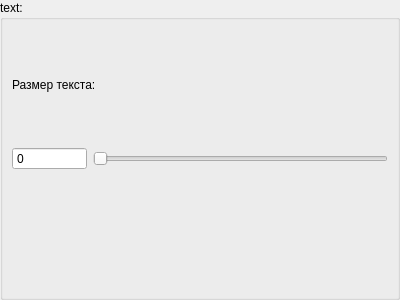
<?xml version="1.0" encoding="UTF-8"?>
<ui version="4.0">
 <class>SetText</class>
 <widget class="QWidget" name="SetText">
  <property name="geometry">
   <rect>
    <x>0</x>
    <y>0</y>
    <width>400</width>
    <height>300</height>
   </rect>
  </property>
  <property name="windowTitle">
   <string>Form</string>
  </property>
  <layout class="QVBoxLayout" name="verticalLayout">
   <property name="spacing">
    <number>0</number>
   </property>
   <property name="leftMargin">
    <number>0</number>
   </property>
   <property name="topMargin">
    <number>0</number>
   </property>
   <property name="rightMargin">
    <number>0</number>
   </property>
   <property name="bottomMargin">
    <number>0</number>
   </property>
   <item>
    <widget class="QGroupBox" name="groupBox">
     <property name="title">
      <string>text:</string>
     </property>
     <layout class="QGridLayout" name="gridLayout">
      <item row="1" column="0">
       <widget class="QSpinBox" name="textSize_spinbox">
        <property name="minimumSize">
         <size>
          <width>75</width>
          <height>0</height>
         </size>
        </property>
        <property name="readOnly">
         <bool>true</bool>
        </property>
        <property name="buttonSymbols">
         <enum>QAbstractSpinBox::NoButtons</enum>
        </property>
       </widget>
      </item>
      <item row="1" column="1">
       <widget class="QSlider" name="textSize_scroll">
        <property name="minimum">
         <number>1</number>
        </property>
        <property name="orientation">
         <enum>Qt::Horizontal</enum>
        </property>
       </widget>
      </item>
      <item row="0" column="0" colspan="2">
       <widget class="QLabel" name="label_size">
        <property name="text">
         <string>Размер текста:</string>
        </property>
       </widget>
      </item>
      <item row="3" column="0" colspan="2">
       <widget class="SetColorRGBA" name="textColor" native="true"/>
      </item>
     </layout>
    </widget>
   </item>
  </layout>
 </widget>
 <customwidgets>
  <customwidget>
   <class>SetColorRGBA</class>
   <extends>QWidget</extends>
   <header>widget_types/settings/setcolorrgba.h</header>
   <container>1</container>
  </customwidget>
 </customwidgets>
 <resources/>
 <connections>
  <connection>
   <sender>textSize_scroll</sender>
   <signal>valueChanged(int)</signal>
   <receiver>textSize_spinbox</receiver>
   <slot>setValue(int)</slot>
   <hints>
    <hint type="sourcelabel">
     <x>240</x>
     <y>156</y>
    </hint>
    <hint type="destinationlabel">
     <x>47</x>
     <y>156</y>
    </hint>
   </hints>
  </connection>
 </connections>
</ui>
